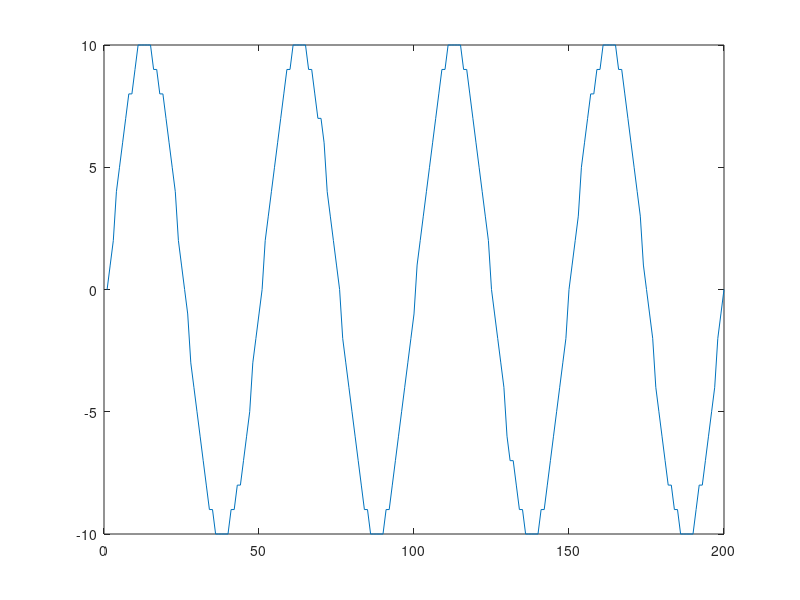

The MATLAB source for this figure: (Note: this script raises an error after producing the figure.)

% Dialog box
[FileName,PathName] = uiputfile('*.mat');

% send functions at 100 Hz

%% Sinusoidal Function

time = 200; % ms
r = 10;
freq = 4;
a = linspace(-pi*freq,pi*freq,time);
y = sin(a)*r;
x = 1:time;
y = round(y);
plot(x,y)

func = [zeros(1,100) y zeros(1,100)];
%plot(func)

% Save the function (name it!)
funcname = 'position_02_function';
str = strcat([PathName funcname]);
save(str,'func');

%% Moving Constant Velocity Function

time = 50; % 0.5 s * 100 Hz
motiontime = 10; % 0.1 s * 100 Hz
x = 1:motiontime;
y = linspace(1,4,motiontime);
y = round(y);
plot(x,y)

func = [zeros(1,10) y repmat(max(y),1,time-length(y)-10)];
%plot(func)

% Save the function (name it!)
funcname = 'position_02_function';
str = strcat([PathName funcname]);
save(str,'func');


%% Static Function

func = zeros(1,50);
%plot(func)

% Save the function (name it!)
funcname = 'position_01_function';
str = strcat([PathName funcname]);
save(str,'func');

%% Static Function + Step

func = [zeros(1,1) ones(1,399)];
%plot(func)

% Save the function (name it!)
funcname = 'position_06_function';
str = strcat([PathName funcname]);
save(str,'func');

%% Moving Edges
% 20 deg/s
time = (((rad2deg(tan((3.75/2)/((127+115)/2)))*2) * 7)/20)*100; % 100 Hz 
x = 1:time;
y = linspace(1,69,time);
y = round(y);
plot(x,y)

func = [zeros(1,50) y repmat(y(end),1,350-length(y))]; % zeros(1,350-length(y))
%plot(func)

% Save the function (name it!)
funcname = 'position_03_function';
str = strcat([PathName funcname]);
save(str,'func');


func = [zeros(1,100) -y zeros(1,300-length(y))];
%plot(func)

% Save the function (name it!)
funcname = 'position_04_function';
str = strcat([PathName funcname]);
save(str,'func');
